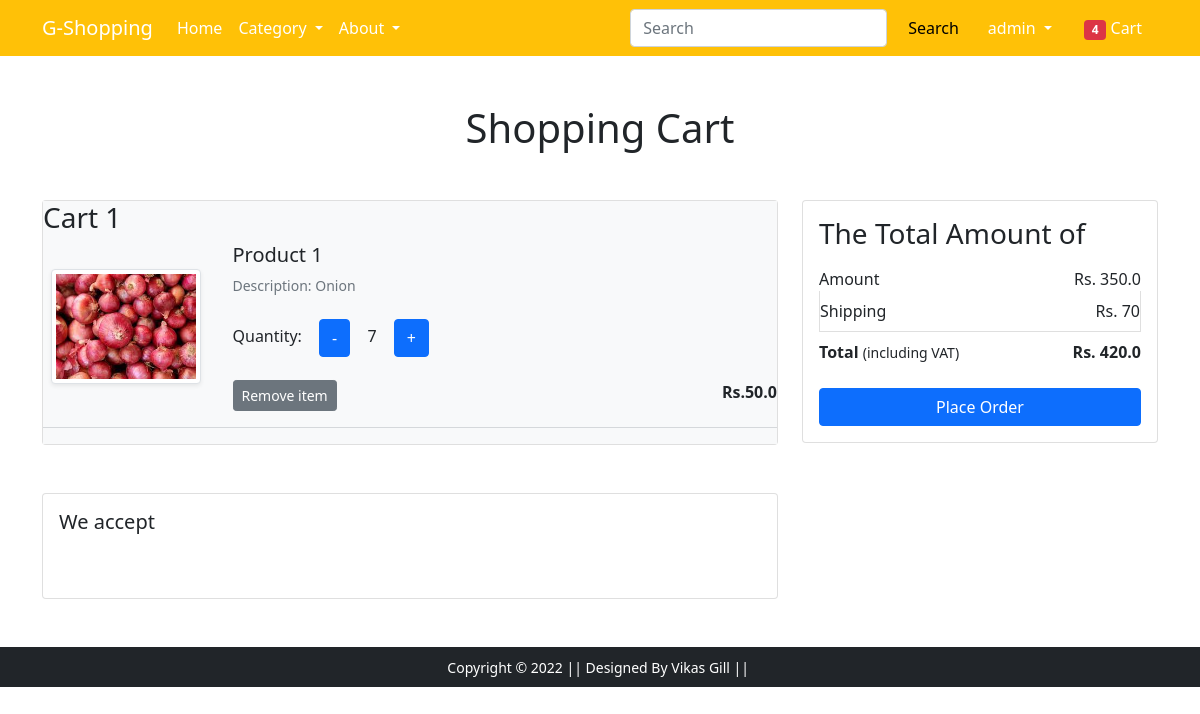
Page /cartView/ (signed in) on the committed database.
### customer/models.py (models this page shows, shortened)
class Cart(models.Model):
    user=models.ForeignKey(UserAccount,on_delete=models.CASCADE)
    product=models.ForeignKey(Product,on_delete=models.CASCADE)
    quantity=models.PositiveIntegerField(default=1)

class Product(models.Model):
    category=models.ForeignKey(Category,on_delete=models.CASCADE)
    name=models.CharField(max_length=100)
    image=models.ImageField(upload_to='customer/product/image')
    description=models.TextField(max_length=400)
    selling_price=models.FloatField()
    discount_price=models.FloatField()

### customer/views.py (the view)
# urls.py: path('cartView/',CartView,name='cartView'),
def CartView(request):
    us=UserAccount.objects.get(user=request.user)
    car=Cart.objects.filter(user=us)
    amount=0
    shipping=70
    total_amount=0
    if car:
        for i in car:
            tot=i.quantity*i.product.selling_price
            amount+=tot
        total_amount+=shipping+amount
    return render(request,'customer/addtocart.html',context={'car':car,'amount':amount,'shipping':shipping,'total_amount':total_amount})

### templates/customer/addtocart.html (shortened to what this page needs)
{% extends 'customer/base.html' %}
{% load static %}
{% block main-content %}
<div class="container my-5">
 <div class="row">
  <h1 class="text-center mb-5">Shopping Cart</h1>
  <div class="col-sm-8">
  <div class="card">
   <div class="card-bod bg-light">
   {% if car %}
    {% for i in car %}
    <h3>Cart {{forloop.counter}}</h3>
    <div class="row">
     <div class="col-sm-3 text-center align-self-center"><img src="{{i.product.image.url}}" alt="" srcset="" class="img-fluid img-thumbnail shadow-sm" height="150" width="150"> </div>
     <div class="col-sm-9">
      <div>
       <h5>Product 1</h5>
       <p class="mb-2 text-muted small">Description: {{i.product.name}}</p>
       <div class="my-3">
        <label for="quantity">Quantity:</label>
        <a class="minus-cart btn" href="{% url 'pluscart' i.id %}"><button class="btn btn-primary">-</button></a>
          <span id="quantity">{{i.quantity}}</span>
        <a class="plus-cart btn" href="{% url 'minuscart' i.id %}"><button class="btn btn-primary">+</button></a>
       </div>
       <div class="d-flex justify-content-between">
        <a href="{% url 'add-to-cart' i.product.id %}" class="btn btn-sm btn-secondary mr-3">Remove item </a>
        <p class="mb-0"><span><strong>Rs.{{i.product.selling_price}} </strong></span></p>
       </div>
      </div>
     </div>
    </div>
    <hr class="text-muted">
    {% endfor %}
   {% else %}
    YOU HAVE NOT TO ADD CART PRODUCT
   {% endif %}
   </div>
   </div>
  </div>
  <div class="col-sm-4">
   <div class="card">
    <div class="card-body">
      <h3>The Total Amount of</h3>
      <ul class="list-group">
       <li class="list-group-item d-flex justify-content-between align-items-center border-0 px-0 pb-0">Amount<span>Rs. {{amount}}</span></li>
       <li class="list-group-item d-flex justify-content-between align-items-center px-0">Shipping<span>Rs. {{shipping}}</span></li>
       <li class="list-group-item d-flex justify-content-between align-items-center border-0 px-0 mb-3">
        <div>
           <strong>Total</strong> <small>(including VAT)</small>
         </div>
         <span><strong>Rs. {{total_amount}}</strong></span>
       </li>
      </ul>
      <div class="d-grid"><a href="{% url 'checkout' %}" class="btn btn-primary">Place Order</a></div>
    </div>
   </div>
  </div>
 </div>
</div>
<div class="container">
 <div class="row">
  <div class="col-sm-8">
   <div class="card">
    <div class="card-body">
      <h5 class="mb-4">We accept</h5>
    </div>
  </div>
  </div>
 </div>
</div>
{% endblock main-content %}

### templates/customer/base.html (shortened to what this page needs)
<!doctype html>
{% load static %}
<html lang="en">
  <head>
    <link href="https://cdn.jsdelivr.net/npm/bootstrap@5.0.0-beta1/dist/css/bootstrap.min.css" rel="stylesheet">
  </head>
  <body>
    <nav class="navbar navbar-expand-lg navbar-dark bg-warning">
     <div class="container">
       <a class="navbar-brand" href="/">G-Shopping</a>
       <div class="collapse navbar-collapse" id="navbarSupportedContent">
         <ul class="navbar-nav me-auto mb-2 mb-lg-0">
           <li class="nav-item">
             <a class="nav-link active" aria-current="page" href="/">Home</a>
           </li>
           <li class="nav-item dropdown">
             <a class="nav-link dropdown-toggle text-white" href="#" id="electronicsDropdown" role="button" data-bs-toggle="dropdown" aria-expanded="false">
               Category
             </a>
           </li>
           <li class="nav-item dropdown">
             <a class="nav-link dropdown-toggle text-white" href="#" id="fashionDropdown" role="button" data-bs-toggle="dropdown" aria-expanded="false">
               About
             </a>
           </li>
         </ul>
         <form class="d-flex">
           <input class="form-control me-2" type="search" placeholder="Search" aria-label="Search">
           <button class="btn btn-warning" type="submit">Search</button>
         </form>
         <div>
          <ul class="navbar-nav me-auto mb-2 mb-lg-0">
            {% if request.user.is_authenticated %}
           <li class="nav-item dropdown mx-2">
              <a class="nav-link dropdown-toggle text-white" href="#" id="profileDropdown" role="button" data-bs-toggle="dropdown" aria-expanded="false">
                {{request.user}}
              </a>
            </li>
            <li class="nav-item mx-2">
             <a href="{% url 'cartView' %}" class="nav-link text-white"><span class="badge bg-danger">4</span> Cart </a>
            </li>
            {% endif %}
          </ul>
         </div>
       </div>
     </div>
    </nav>
    {% block main-content %} {% endblock main-content %}
    <footer class="container-fluid bg-dark text-center p-2 mt-5">
        <small class="text-white">Copyright &copy; 2022 || Designed By Vikas Gill || </small>
    </footer>
  </body>
</html>

### rows in the picture
Cart: product.image (picture), product.name "Onion", quantity "7", product.selling_price "50.0"

### other values in the picture
{{ request.user }} "admin"
{{ amount }} "350.0"
{{ shipping }} "70"
{{ total_amount }} "420.0"
